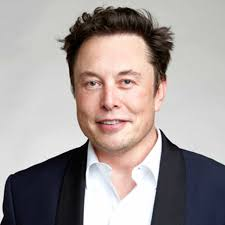
#> input picture assets/traning data/Elon Musk/download (1).jpeg, 225 x 225 px
$ python faces_train.py
#> lines starting #> are read from the running program, lines starting #| are printed output that depends on the picture
import os
import  cv2 as cv
import numpy as np

people = ['Elon Musk', 'Jeff Bezos', 'Donald Trump']
DIR = os.path.join(os.path.dirname(__file__), 'assets/traning data')
hear_cascade = cv.CascadeClassifier('hear_face.xml')

features = []
labels = []


def create_train() :
    for person in people :
        path = os.path.join(DIR, person)
        label = people.index(person)

        for img in os.listdir(path):
            img_path = os.path.join(path, img)

            img_cv = cv.imread(img_path)
#> img_cv is the input picture: shape (225, 225, 3); mean B, G, R 153.8, 155.5, 164.1
            gray = cv.cvtColor(img_cv, cv.COLOR_BGR2GRAY)
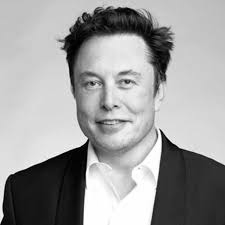
#> gray: shape (225, 225); min 0, max 255, mean 157.9
            face_rect = hear_cascade.detectMultiScale(gray, scaleFactor=1.1, minNeighbors=4)
#> face_rect = [[61, 42, 102, 102]]

            for (x,y,w,h) in face_rect:
                face_roi = gray[y:y+h, x:x+w]
                features.append(face_roi)
                labels.append(label)
#> this loop made 1 pass
#> pass 1, in create_train, `face_roi = gray[y:y+h, x:x+w]`:
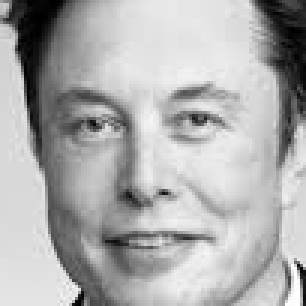
#> face_roi: shape (102, 102) (shown 3 times larger); min 0, max 254, mean 173.3
#> after the loop, features = 1 item; labels = [0]


#> (the run stopped early here; a loop or call above may not have finished)
